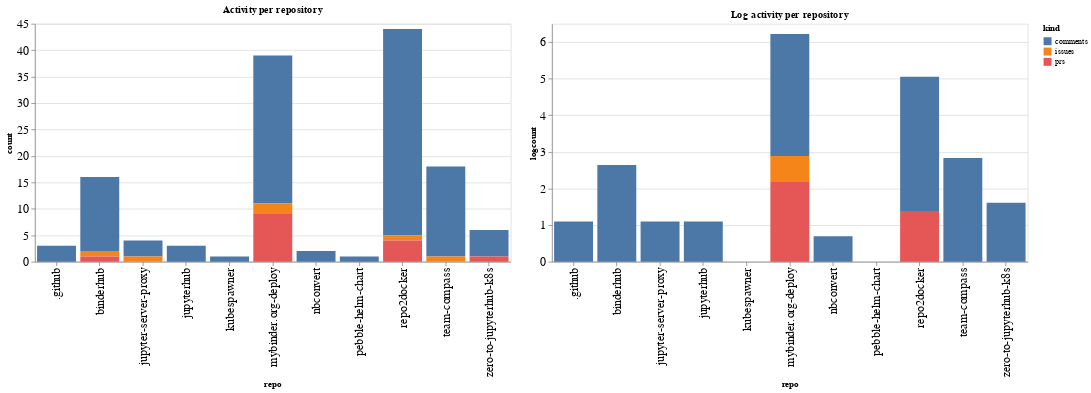

Here is the notebook cell this chart was saved with:
### Code cell
ch1 = alt.Chart(repo_summaries, width=600, title="Activity per repository").mark_bar().encode(
    x='repo',
    y='count',
    color='kind',
    tooltip="kind"
)

ch2 = alt.Chart(repo_summaries, width=600, title="Log activity per repository").mark_bar().encode(
    x='repo',
    y='logcount',
    color='kind',
    tooltip="kind"
)

ch1 | ch2

### Figure 1 — Vega-Lite specification as saved in the notebook (floating-point values rounded to 4 significant figures)
{"config": {"axisLeft": {"labelFontSize": 15}, "axisBottom": {"labelFontSize": 15}}, "hconcat": [{"mark": "bar", "encoding": {"color": {"type": "nominal", "field": "kind"}, "tooltip": {"type": "nominal", "field": "kind"}, "x": {"type": "nominal", "field": "repo"}, "y": {"type": "quantitative", "field": "count"}}, "title": "Activity per repository", "width": 600}, {"mark": "bar", "encoding": {"color": {"type": "nominal", "field": "kind"}, "tooltip": {"type": "nominal", "field": "kind"}, "x": {"type": "nominal", "field": "repo"}, "y": {"type": "quantitative", "field": "logcount"}}, "title": "Log activity per repository", "width": 600}], "data": {"name": "data-e4596947c52cb7340b30310434de3e7a"}, "$schema": "https://vega.github.io/schema/vega-lite/v4.8.1.json", "datasets": {"data-e4596947c52cb7340b30310434de3e7a": [{"repo": ".github", "kind": "comments", "count": 3, "logcount": 1.099}, {"repo": "binderhub", "kind": "comments", "count": 14, "logcount": 2.639}, {"repo": "binderhub", "kind": "issues", "count": 1, "logcount": 0.0}, {"repo": "binderhub", "kind": "prs", "count": 1, "logcount": 0.0}, {"repo": "jupyter-server-proxy", "kind": "comments", "count": 3, "logcount": 1.099}, {"repo": "jupyter-server-proxy", "kind": "issues", "count": 1, "logcount": 0.0}, {"repo": "jupyterhub", "kind": "comments", "count": 3, "logcount": 1.099}, {"repo": "kubespawner", "kind": "comments", "count": 1, "logcount": 0.0}, {"repo": "mybinder.org-deploy", "kind": "comments", "count": 28, "logcount": 3.332}, {"repo": "mybinder.org-deploy", "kind": "issues", "count": 2, "logcount": 0.6931}, {"repo": "mybinder.org-deploy", "kind": "prs", "count": 9, "logcount": 2.197}, {"repo": "nbconvert", "kind": "comments", "count": 2, "logcount": 0.6931}, {"repo": "pebble-helm-chart", "kind": "comments", "count": 1, "logcount": 0.0}, {"repo": "repo2docker", "kind": "comments", "count": 39, "logcount": 3.664}, {"repo": "repo2docker", "kind": "issues", "count": 1, "logcount": 0.0}, {"repo": "repo2docker", "kind": "prs", "count": 4, "logcount": 1.386}, {"repo": "team-compass", "kind": "comments", "count": 17, "logcount": 2.833}, {"repo": "team-compass", "kind": "issues", "count": 1, "logcount": 0.0}, {"repo": "zero-to-jupyterhub-k8s", "kind": "comments", "count": 5, "logcount": 1.609}, {"repo": "zero-to-jupyterhub-k8s", "kind": "prs", "count": 1, "logcount": 0.0}]}}
